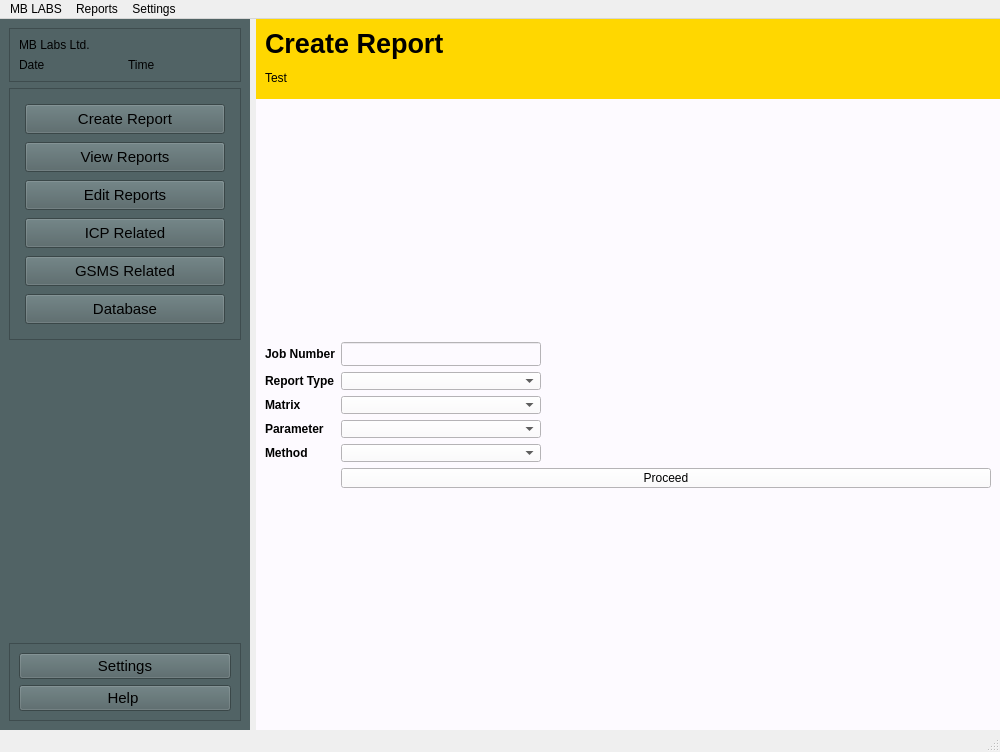
<?xml version="1.0" encoding="UTF-8"?>
<ui version="4.0">
 <class>MainWindow</class>
 <widget class="QMainWindow" name="MainWindow">
  <property name="geometry">
   <rect>
    <x>0</x>
    <y>0</y>
    <width>1000</width>
    <height>752</height>
   </rect>
  </property>
  <property name="minimumSize">
   <size>
    <width>1000</width>
    <height>600</height>
   </size>
  </property>
  <property name="windowTitle">
   <string>MainWindow</string>
  </property>
  <property name="styleSheet">
   <string notr="true"/>
  </property>
  <widget class="QWidget" name="centralwidget">
   <layout class="QHBoxLayout" name="horizontalLayout">
    <property name="leftMargin">
     <number>0</number>
    </property>
    <property name="topMargin">
     <number>0</number>
    </property>
    <property name="rightMargin">
     <number>0</number>
    </property>
    <property name="bottomMargin">
     <number>0</number>
    </property>
    <item>
     <widget class="QWidget" name="LeftMenuContainer" native="true">
      <property name="sizePolicy">
       <sizepolicy hsizetype="Preferred" vsizetype="Preferred">
        <horstretch>0</horstretch>
        <verstretch>0</verstretch>
       </sizepolicy>
      </property>
      <property name="minimumSize">
       <size>
        <width>250</width>
        <height>0</height>
       </size>
      </property>
      <property name="maximumSize">
       <size>
        <width>250</width>
        <height>16777215</height>
       </size>
      </property>
      <property name="styleSheet">
       <string notr="true">background-color: rgb(81, 99, 101);</string>
      </property>
      <layout class="QVBoxLayout" name="verticalLayout_2">
       <property name="leftMargin">
        <number>0</number>
       </property>
       <property name="topMargin">
        <number>0</number>
       </property>
       <property name="rightMargin">
        <number>0</number>
       </property>
       <property name="bottomMargin">
        <number>0</number>
       </property>
       <item>
        <widget class="QWidget" name="LeftMenuSubContainer" native="true">
         <layout class="QVBoxLayout" name="verticalLayout">
          <item alignment="Qt::AlignTop">
           <widget class="QFrame" name="TopNav">
            <property name="frameShape">
             <enum>QFrame::StyledPanel</enum>
            </property>
            <property name="frameShadow">
             <enum>QFrame::Raised</enum>
            </property>
            <layout class="QGridLayout" name="gridLayout">
             <item row="0" column="0">
              <widget class="QLabel" name="logo">
               <property name="text">
                <string>MB Labs Ltd.</string>
               </property>
              </widget>
             </item>
             <item row="1" column="0">
              <widget class="QLabel" name="date">
               <property name="text">
                <string>Date</string>
               </property>
              </widget>
             </item>
             <item row="1" column="1">
              <widget class="QLabel" name="time">
               <property name="text">
                <string>Time</string>
               </property>
              </widget>
             </item>
            </layout>
           </widget>
          </item>
          <item>
           <widget class="QFrame" name="MenuNav">
            <property name="styleSheet">
             <string notr="true">* {
	padding: 5px; 
	font-size: 15px
}

QPushButton {
	margin:1px; 
} </string>
            </property>
            <property name="frameShape">
             <enum>QFrame::StyledPanel</enum>
            </property>
            <property name="frameShadow">
             <enum>QFrame::Raised</enum>
            </property>
            <layout class="QVBoxLayout" name="verticalLayout_3">
             <property name="spacing">
              <number>-1</number>
             </property>
             <item>
              <widget class="QPushButton" name="CreateReportBtn">
               <property name="text">
                <string>Create Report</string>
               </property>
              </widget>
             </item>
             <item>
              <widget class="QPushButton" name="ViewReportBtn">
               <property name="text">
                <string>View Reports</string>
               </property>
               <property name="icon">
                <iconset>
                 <normaloff>../../../../../../Downloads/file.png</normaloff>../../../../../../Downloads/file.png</iconset>
               </property>
              </widget>
             </item>
             <item>
              <widget class="QPushButton" name="EditReportBtn">
               <property name="text">
                <string>Edit Reports</string>
               </property>
              </widget>
             </item>
             <item>
              <widget class="QPushButton" name="UploadBtn">
               <property name="text">
                <string>ICP Related</string>
               </property>
              </widget>
             </item>
             <item>
              <widget class="QPushButton" name="pushButton_2">
               <property name="text">
                <string>GSMS Related</string>
               </property>
              </widget>
             </item>
             <item>
              <widget class="QPushButton" name="pushButton">
               <property name="text">
                <string>Database</string>
               </property>
               <property name="icon">
                <iconset>
                 <normaloff>../../../../../../Downloads/home.png</normaloff>../../../../../../Downloads/home.png</iconset>
               </property>
              </widget>
             </item>
            </layout>
           </widget>
          </item>
          <item>
           <spacer name="verticalSpacer">
            <property name="orientation">
             <enum>Qt::Vertical</enum>
            </property>
            <property name="sizeHint" stdset="0">
             <size>
              <width>20</width>
              <height>40</height>
             </size>
            </property>
           </spacer>
          </item>
          <item alignment="Qt::AlignBottom">
           <widget class="QFrame" name="BottomNav">
            <property name="styleSheet">
             <string notr="true">font-size: 15px</string>
            </property>
            <property name="frameShape">
             <enum>QFrame::StyledPanel</enum>
            </property>
            <property name="frameShadow">
             <enum>QFrame::Raised</enum>
            </property>
            <layout class="QVBoxLayout" name="verticalLayout_4">
             <item>
              <widget class="QPushButton" name="SettingBtn">
               <property name="text">
                <string>Settings</string>
               </property>
              </widget>
             </item>
             <item>
              <widget class="QPushButton" name="HelpBtn">
               <property name="text">
                <string>Help </string>
               </property>
              </widget>
             </item>
            </layout>
           </widget>
          </item>
         </layout>
        </widget>
       </item>
      </layout>
     </widget>
    </item>
    <item>
     <widget class="QWidget" name="MainBodyContainer" native="true">
      <layout class="QVBoxLayout" name="verticalLayout_5" stretch="0">
       <property name="leftMargin">
        <number>0</number>
       </property>
       <property name="topMargin">
        <number>0</number>
       </property>
       <property name="rightMargin">
        <number>0</number>
       </property>
       <property name="bottomMargin">
        <number>0</number>
       </property>
       <item>
        <widget class="QStackedWidget" name="stackedWidget">
         <property name="styleSheet">
          <string notr="true">* {
padding: 0; 
margin: 0; 
}</string>
         </property>
         <property name="currentIndex">
          <number>0</number>
         </property>
         <widget class="QWidget" name="CreateReportPage">
          <layout class="QGridLayout" name="gridLayout_2">
           <property name="leftMargin">
            <number>0</number>
           </property>
           <property name="topMargin">
            <number>0</number>
           </property>
           <property name="rightMargin">
            <number>0</number>
           </property>
           <property name="bottomMargin">
            <number>0</number>
           </property>
           <property name="horizontalSpacing">
            <number>-1</number>
           </property>
           <property name="verticalSpacing">
            <number>0</number>
           </property>
           <item row="0" column="0">
            <widget class="QWidget" name="Header" native="true">
             <property name="sizePolicy">
              <sizepolicy hsizetype="Preferred" vsizetype="MinimumExpanding">
               <horstretch>0</horstretch>
               <verstretch>0</verstretch>
              </sizepolicy>
             </property>
             <property name="maximumSize">
              <size>
               <width>16777215</width>
               <height>80</height>
              </size>
             </property>
             <property name="styleSheet">
              <string notr="true">background-color: rgb(255, 215, 0);</string>
             </property>
             <layout class="QVBoxLayout" name="verticalLayout_7">
              <item>
               <widget class="QLabel" name="headerText">
                <property name="font">
                 <font>
                  <pointsize>20</pointsize>
                  <weight>75</weight>
                  <bold>true</bold>
                 </font>
                </property>
                <property name="text">
                 <string>Create Report</string>
                </property>
               </widget>
              </item>
              <item>
               <widget class="QLabel" name="subHeaderText">
                <property name="text">
                 <string>Test</string>
                </property>
               </widget>
              </item>
             </layout>
            </widget>
           </item>
           <item row="1" column="0">
            <widget class="QWidget" name="Body" native="true">
             <property name="styleSheet">
              <string notr="true">background-color: rgb(253, 250, 255)</string>
             </property>
             <layout class="QFormLayout" name="formLayout">
              <property name="rowWrapPolicy">
               <enum>QFormLayout::DontWrapRows</enum>
              </property>
              <property name="labelAlignment">
               <set>Qt::AlignJustify|Qt::AlignVCenter</set>
              </property>
              <property name="formAlignment">
               <set>Qt::AlignCenter</set>
              </property>
              <item row="3" column="0">
               <widget class="QLabel" name="JobNumLabel">
                <property name="font">
                 <font>
                  <weight>75</weight>
                  <bold>true</bold>
                 </font>
                </property>
                <property name="text">
                 <string>Job Number</string>
                </property>
               </widget>
              </item>
              <item row="3" column="1">
               <widget class="QLineEdit" name="jobNumInput">
                <property name="sizePolicy">
                 <sizepolicy hsizetype="Fixed" vsizetype="Fixed">
                  <horstretch>0</horstretch>
                  <verstretch>0</verstretch>
                 </sizepolicy>
                </property>
                <property name="minimumSize">
                 <size>
                  <width>200</width>
                  <height>24</height>
                 </size>
                </property>
                <property name="maximumSize">
                 <size>
                  <width>200</width>
                  <height>16777215</height>
                 </size>
                </property>
                <property name="maxLength">
                 <number>10</number>
                </property>
               </widget>
              </item>
              <item row="4" column="0">
               <widget class="QLabel" name="reportTypeLabel">
                <property name="font">
                 <font>
                  <weight>75</weight>
                  <bold>true</bold>
                 </font>
                </property>
                <property name="text">
                 <string>Report Type</string>
                </property>
               </widget>
              </item>
              <item row="4" column="1">
               <widget class="QComboBox" name="reportTypeSelection">
                <property name="minimumSize">
                 <size>
                  <width>200</width>
                  <height>0</height>
                 </size>
                </property>
                <property name="maximumSize">
                 <size>
                  <width>200</width>
                  <height>16777215</height>
                 </size>
                </property>
               </widget>
              </item>
              <item row="5" column="0">
               <widget class="QLabel" name="MatrixLabel">
                <property name="font">
                 <font>
                  <weight>75</weight>
                  <bold>true</bold>
                 </font>
                </property>
                <property name="text">
                 <string>Matrix </string>
                </property>
               </widget>
              </item>
              <item row="5" column="1">
               <widget class="QComboBox" name="MatrixSelection">
                <property name="minimumSize">
                 <size>
                  <width>200</width>
                  <height>0</height>
                 </size>
                </property>
                <property name="maximumSize">
                 <size>
                  <width>200</width>
                  <height>16777215</height>
                 </size>
                </property>
               </widget>
              </item>
              <item row="6" column="0">
               <widget class="QLabel" name="ParamLabel">
                <property name="font">
                 <font>
                  <weight>75</weight>
                  <bold>true</bold>
                 </font>
                </property>
                <property name="text">
                 <string>Parameter</string>
                </property>
               </widget>
              </item>
              <item row="6" column="1">
               <widget class="QComboBox" name="ParamSelection">
                <property name="minimumSize">
                 <size>
                  <width>200</width>
                  <height>0</height>
                 </size>
                </property>
                <property name="maximumSize">
                 <size>
                  <width>200</width>
                  <height>16777215</height>
                 </size>
                </property>
               </widget>
              </item>
              <item row="7" column="0">
               <widget class="QLabel" name="MethodLabel">
                <property name="font">
                 <font>
                  <weight>75</weight>
                  <bold>true</bold>
                 </font>
                </property>
                <property name="text">
                 <string>Method</string>
                </property>
               </widget>
              </item>
              <item row="7" column="1">
               <widget class="QComboBox" name="MethodSelection">
                <property name="minimumSize">
                 <size>
                  <width>200</width>
                  <height>0</height>
                 </size>
                </property>
                <property name="maximumSize">
                 <size>
                  <width>200</width>
                  <height>16777215</height>
                 </size>
                </property>
               </widget>
              </item>
              <item row="8" column="1">
               <widget class="QPushButton" name="NextSection">
                <property name="minimumSize">
                 <size>
                  <width>100</width>
                  <height>20</height>
                 </size>
                </property>
                <property name="font">
                 <font>
                  <weight>50</weight>
                  <bold>false</bold>
                 </font>
                </property>
                <property name="mouseTracking">
                 <bool>false</bool>
                </property>
                <property name="text">
                 <string>Proceed</string>
                </property>
               </widget>
              </item>
             </layout>
            </widget>
           </item>
          </layout>
         </widget>
         <widget class="QWidget" name="page_2">
          <layout class="QVBoxLayout" name="verticalLayout_9">
           <property name="leftMargin">
            <number>0</number>
           </property>
           <property name="topMargin">
            <number>0</number>
           </property>
           <property name="rightMargin">
            <number>0</number>
           </property>
           <property name="bottomMargin">
            <number>0</number>
           </property>
           <item>
            <widget class="QWidget" name="widget_3" native="true">
             <property name="sizePolicy">
              <sizepolicy hsizetype="Preferred" vsizetype="MinimumExpanding">
               <horstretch>0</horstretch>
               <verstretch>0</verstretch>
              </sizepolicy>
             </property>
             <property name="maximumSize">
              <size>
               <width>16777215</width>
               <height>80</height>
              </size>
             </property>
             <property name="styleSheet">
              <string notr="true">background-color: rgb(255, 215, 0);</string>
             </property>
             <layout class="QVBoxLayout" name="verticalLayout_8">
              <item>
               <widget class="QLabel" name="label_11">
                <property name="font">
                 <font>
                  <pointsize>20</pointsize>
                  <weight>75</weight>
                  <bold>true</bold>
                 </font>
                </property>
                <property name="text">
                 <string>Create Report</string>
                </property>
               </widget>
              </item>
              <item>
               <widget class="QLabel" name="label_12">
                <property name="text">
                 <string>JobNum: </string>
                </property>
               </widget>
              </item>
             </layout>
            </widget>
           </item>
          </layout>
         </widget>
        </widget>
       </item>
      </layout>
     </widget>
    </item>
   </layout>
  </widget>
  <widget class="QMenuBar" name="menubar">
   <property name="geometry">
    <rect>
     <x>0</x>
     <y>0</y>
     <width>1000</width>
     <height>22</height>
    </rect>
   </property>
   <widget class="QMenu" name="menuLIMS">
    <property name="title">
     <string>MB LABS</string>
    </property>
    <addaction name="actionAbout"/>
    <addaction name="actionTest"/>
    <addaction name="separator"/>
    <addaction name="actionQuit"/>
   </widget>
   <widget class="QMenu" name="menuReports">
    <property name="title">
     <string>Reports</string>
    </property>
    <addaction name="actionCreate_Report"/>
    <addaction name="actionRecent_Reports"/>
   </widget>
   <widget class="QMenu" name="menuSettings">
    <property name="title">
     <string>Settings</string>
    </property>
   </widget>
   <addaction name="menuLIMS"/>
   <addaction name="menuReports"/>
   <addaction name="menuSettings"/>
  </widget>
  <widget class="QStatusBar" name="statusbar"/>
  <action name="actionAbout">
   <property name="text">
    <string>About</string>
   </property>
  </action>
  <action name="actionQuit">
   <property name="text">
    <string>Quit</string>
   </property>
  </action>
  <action name="actionTest">
   <property name="text">
    <string>Test</string>
   </property>
  </action>
  <action name="actionCreate_Report">
   <property name="text">
    <string>Create Reports</string>
   </property>
  </action>
  <action name="actionRecent_Reports">
   <property name="text">
    <string>Recent Reports</string>
   </property>
  </action>
 </widget>
 <resources/>
 <connections/>
</ui>
